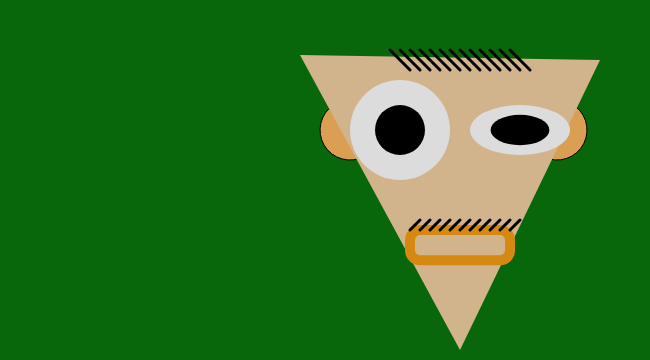
Frame 1 (no input)
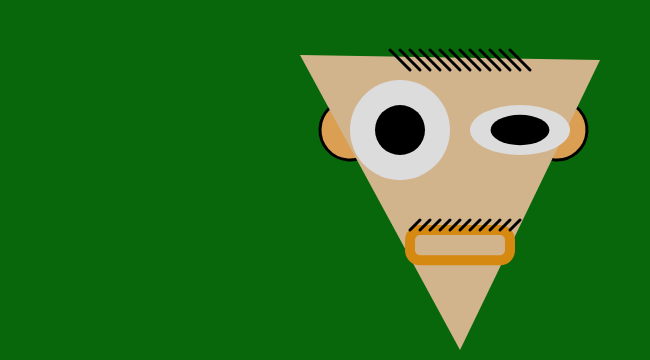
Frame 60 (no input)
Frame 120 (the mouse pressed at the canvas centre since frame 60): identical to frame 60, image omitted

The p5.js sketch that drew these frames (run headless with seeded random() and noise() and a simulated clock; from frame 60 on, the mouse is pressed at the canvas centre):

// p5.js sketch
// ── sketch.js
/* 
Self Portrait v1 
By MD Uzzal Miah
*/
// Global scope

var x = 460; // character origin
var y = 150;

var eyeSize = 100;
var mouthSize = eyeSize;

var faceRed = 210
var faceGreen = 180
var faceBlue = 140

function setup() {
	createCanvas(650, 360);
}

function draw() {
	background("#08670A");

	// ear 
	fill(218,159,83); // Left ear
	arc(x - 110, y - 20, 60, 60, 4, PI + QUARTER_PI);
     
     //Right Ear
	fill(218,159,83);
	arc(x + 97, y - 20, 60, 60, 4, PI + QUARTER_PI);

	//face
	noStroke();
	fill(faceRed,faceGreen,faceBlue); // Th
	triangle(x - 160,y - 95, x + 140, y- 90, x, y + 200)

	// eyes

	// left eye
	fill(220, 220, 220); // Gainsboro
	circle(x - 60, y - 20, eyeSize);
	fill(0); // Black
	circle(x - 60, y - 20, eyeSize / 2);

    //Right eay
    fill(220, 220, 220); // Gainsboro
	ellipse(x + 60, y - 20, eyeSize, eyeSize / 2);
    fill(0); // Black
	ellipse(x+ 60, y - 20, eyeSize / 1.7, eyeSize / 3.3);


	
	

    // mouth
    stroke("#D68910");
    strokeWeight(10)
    noFill();
	rect(x - 50, y + 80, mouthSize, mouthSize / 3.3, mouthSize / 10);
    



	// hair
	stroke("Black");
	strokeWeight(3);
    line( x - 70, y - 100, x - 50, y - 80);
	line( x - 60, y - 100, x - 40, y - 80);
	line( x - 50, y - 100, x - 30, y - 80);
	line( x - 40, y - 100, x - 20, y - 80);
	line( x - 30, y - 100, x - 10, y - 80);
	line( x - 20, y - 100, x, y - 80);
	line( x - 10, y - 100, x + 10, y - 80);
	line( x, y - 100, x + 20, y - 80);
	line( x + 10, y - 100, x + 30, y - 80);
	line( x + 20, y - 100, x + 40, y - 80);
	line( x + 30, y - 100, x + 50, y - 80);
	line( x + 40, y - 100, x + 60, y - 80);
	line( x + 50, y - 100, x + 70, y - 80);




	//Beard

	line( x - 40, y + 70, x - 50, y + 80);
	line( x - 30, y + 70, x - 40, y + 80);
	line( x - 20, y + 70, x - 30, y + 80);
	line( x - 10, y + 70, x - 20, y + 80);
	line( x, y + 70,x - 10, y + 80);
	line( x + 10, y + 70, x, y + 80);
	line( x + 20, y + 70, x + 10, y + 80);
	line( x + 30, y + 70, x + 20, y + 80);
	line( x + 40, y + 70, x + 30, y + 80);
	line( x + 50, y + 70, x + 40, y + 80);
	line( x + 60, y + 70, x + 50, y + 80);


}
// ── style.css
/* our comment goes in here */

/* generic selector */

body {
	background-color: SeaShell ;
	color: blue;
	font-family: Times New Roman;
}
ul{
	margin: 0;
	padding: 0;
}
li {
	list-style: none;
}
a{
	color: blue;
}
p {
	color:black;
}


/* psuedo selector - user interacts */

a:hover {
	color: orange;
}
img {
	width: 100%;
}
/* id and class selector */
#container, main {
	min-width: 320px;
	width:960px;
	margin: 0 auto;
}

#header {
	display: flex;
	justify-content: space-between;
	align-items: baseline;
}
#header ul{
	display:flex;
}
#header li {
	margin-left: 1em;
}
#header a {
	font-size: 1.1em
}

#portfolio {
	display:grid;
	grid-template-columns: 1fr 1fr 1fr;
	grid-gap: 1em;
}

.project {
	border: 1px solid green;
	padding: 1em;
	background-color:transparent;
	transition: background-color 300ms ease-in;
	text-align: center;
}

.project:hover {
	background-color: BlanchedAlmond;
} 

/*about */

#portrait {
	width: 200px;
	float: left;
}

#about p {
	font-size: 2em;
}
